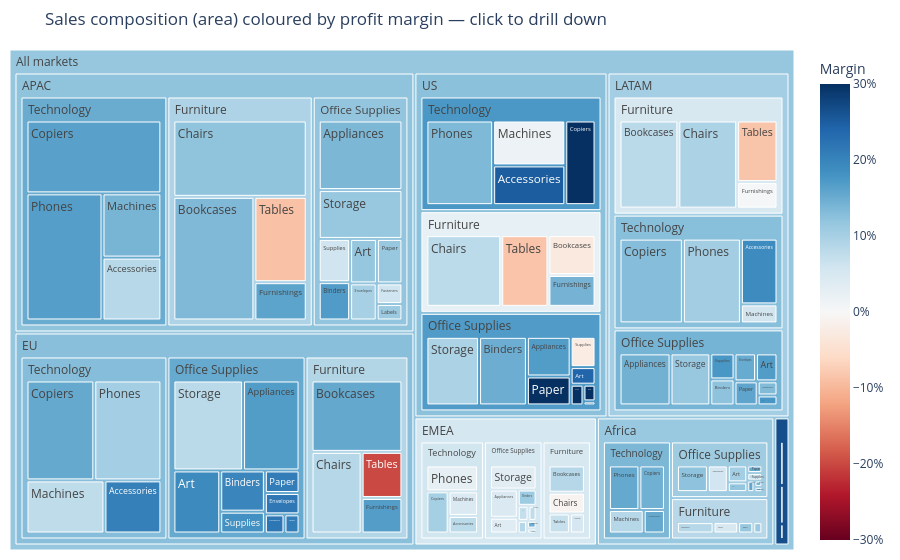

Here is the notebook cell this chart was saved with:
### Markdown cell above
## 7. Proportions — part-to-whole

### Code cell
tm = (df.groupby(["market", "category", "sub_category"], observed=True)
        .agg(sales=("sales", "sum"), profit=("profit", "sum")).reset_index())
tm["margin"] = tm["profit"] / tm["sales"]
fig = px.treemap(tm, path=[px.Constant("All markets"), "market", "category", "sub_category"],
                 values="sales", color="margin", color_continuous_scale=DIVERGING,
                 color_continuous_midpoint=0, range_color=(-0.3, 0.3),
                 hover_data={"profit": ":$,.0f", "margin": ":.1%"},
                 title="Sales composition (area) coloured by profit margin — click to drill down")
fig.update_layout(coloraxis_colorbar=dict(title="Margin", tickformat=".0%"), margin=dict(t=50, l=10, r=10, b=10))
save_plotly(fig, "12_treemap_market_category")
fig.show()

### Figure 1 — Plotly figure (JSON) as saved in the notebook; plotly's stock layout.template omitted (floating-point values rounded to 4 significant figures; data arrays with more than 128 entries replaced by an {"elided": "..."} marker saying what was removed)
{"data": [{"branchvalues": "total", "customdata": {"elided": "386x2 mixed values"}, "domain": {"x": [0.0, 1.0], "y": [0.0, 1.0]}, "hovertemplate": "labels=%{label}<br>sales=%{value}<br>parent=%{parent}<br>id=%{id}<br>profit=%{customdata[0]:$,.0f}<br>margin=%{color:.1%}<extra></extra>", "ids": {"elided": "386 str values"}, "labels": {"elided": "386 str values"}, "marker": {"coloraxis": "coloraxis", "colors": {"elided": "386 float values"}}, "name": "", "parents": {"elided": "386 str values"}, "type": "treemap", "values": {"elided": "386 float values"}}], "layout": {"coloraxis": {"cmax": 0.3, "cmid": 0, "cmin": -0.3, "colorbar": {"tickformat": ".0%", "title": {"text": "Margin"}}, "colorscale": [[0.0, "rgb(103,0,31)"], [0.1, "rgb(178,24,43)"], [0.2, "rgb(214,96,77)"], [0.3, "rgb(244,165,130)"], [0.4, "rgb(253,219,199)"], [0.5, "rgb(247,247,247)"], [0.6, "rgb(209,229,240)"], [0.7, "rgb(146,197,222)"], [0.8, "rgb(67,147,195)"], [0.9, "rgb(33,102,172)"], [1.0, "rgb(5,48,97)"]]}, "legend": {"tracegroupgap": 0}, "margin": {"b": 10, "l": 10, "r": 10, "t": 50}, "title": {"text": "Sales composition (area) coloured by profit margin — click to drill down"}}}
